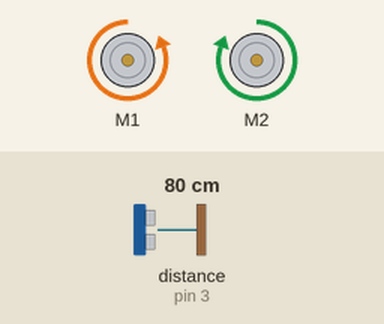
Simulated run of this sketch. Board: Arduino Uno, built with avr-gcc and run on an emulated ATmega328P. On the bench: 2 × DC motor (green arrow = forward, orange = backward, longer = faster). Inputs (shaded band) come from the test bench; at power-on: distance to the obstacle (sensor on pin 3) 80 cm.

Above: at 0.8 s.
0.9 s: distance to the obstacle (sensor on pin 3) set to 2 cm
At 1.9 s:
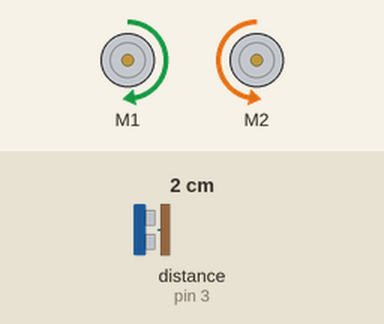
2.4 s: distance to the obstacle (sensor on pin 3) set to 9 cm
At 2.9 s:
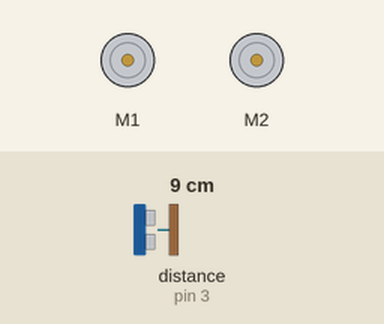
3.9 s: distance to the obstacle (sensor on pin 3) set to 18 cm
At 5.1 s:
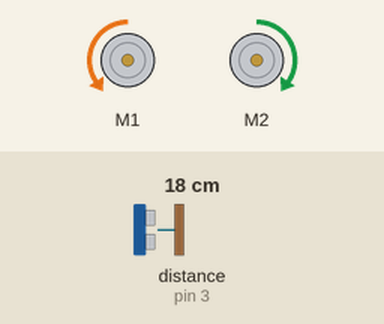
5.4 s: distance to the obstacle (sensor on pin 3) set to 35 cm
At 6.6 s:
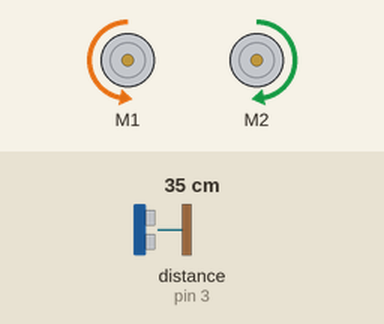
6.9 s: distance to the obstacle (sensor on pin 3) set to 60 cm
At 7.9 s:
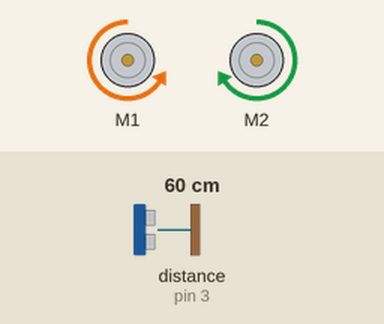
8.4 s: distance to the obstacle (sensor on pin 3) set to 4 cm
At 8.7 s:
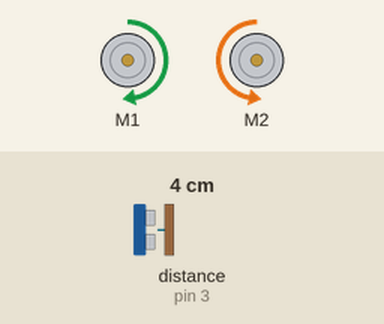
Timing chart, 0 to 10.9 s (numbered marks = the images above; inputs shaded):
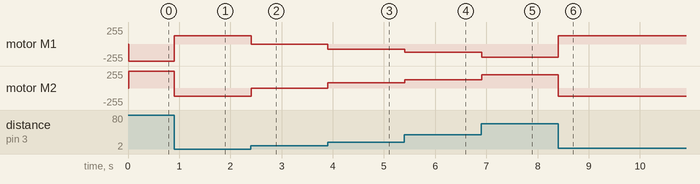

Measured:
- after the input at 0.9 s, motor M1: backward 255/255 → forward 127/255 at once; motor M2: forward 255/255 → backward 127/255 at once
- after the input at 2.4 s, motor M1: forward 127/255 → stopped at once; motor M2: backward 127/255 → stopped at once
- after the input at 3.9 s, motor M1: stopped → backward 79/255 at once; motor M2: stopped → forward 79/255 at once
- after the input at 5.4 s, motor M1: backward 79/255 → backward 127/255 at once; motor M2: forward 79/255 → forward 127/255 at once
- after the input at 6.9 s, motor M1: backward 127/255 → backward 198/255 at once; motor M2: forward 127/255 → forward 198/255 at once
- after the input at 8.4 s, motor M1: backward 198/255 → forward 127/255 at once; motor M2: forward 198/255 → backward 127/255 at once

The sketch:

main.ino
```cpp
// generated by mBlock5 for mBot
// codes make you happy

#include <MeMCore.h>
#include <Arduino.h>
#include <Wire.h>
#include <SoftwareSerial.h>

MeUltrasonicSensor ultrasonic_3(3);
MeDCMotor motor_9(9);
MeDCMotor motor_10(10);

void move(int direction, int speed) {
  int leftSpeed = 0;
  int rightSpeed = 0;
  if(direction == 1) {
    leftSpeed = speed;
    rightSpeed = speed;
  } else if(direction == 2) {
    leftSpeed = -speed;
    rightSpeed = -speed;
  } else if(direction == 3) {
    leftSpeed = -speed;
    rightSpeed = speed;
  } else if(direction == 4) {
    leftSpeed = speed;
    rightSpeed = -speed;
  }
  motor_9.run((9) == M1 ? -(leftSpeed) : (leftSpeed));
  motor_10.run((10) == M1 ? -(rightSpeed) : (rightSpeed));
}

void _delay(float seconds) {
  long endTime = millis() + seconds * 1000;
  while(millis() < endTime) _loop();
}

void setup() {
  while (true) {
    int distance = ultrasonic_3.distanceCm(); // 獲取距離

    if (distance > 10) {
      // 將距離線性映射到速度範圍
      int speed = map(distance+20, 10, 100, 0, 255);

      // 限制速度在0到255之間
      speed = constrain(speed, 0, 255);

      move(1, speed); // 前進，速度根據距離動態調整
    } else if(distance > 5){
      motor_9.run(0); // 停止左馬達
      motor_10.run(0); // 停止右馬達
    } else {
        move(2, 50 / 100.0 * 255);
    }

    _loop();
  }
}

void _loop() {
}

void loop() {
  _loop();
}
```
